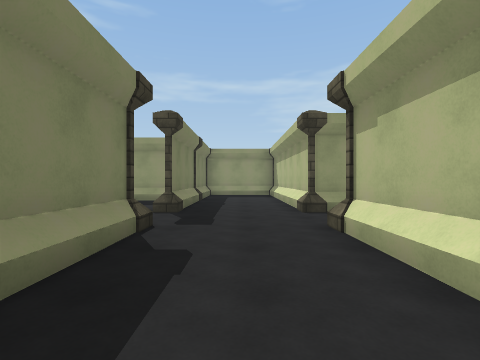
view 1 (above)

24 first-person views from a walk through a 3-D level made in the Unity game engine. The camera is 1.3 m above the floor, looks level and sees 85° across. The floor is counted in squares, 2 m on a side. Each view is taken from the middle of a square. On the plan, view 1 faces up. The plan holds only what a view shows up to about 9 squares ahead; the rest is blank. The place goes on beyond the plan. The player is left out. Door leaves are left out, so doorways stand open. Surface patterns are stand-ins for the level's own textures.

view 2
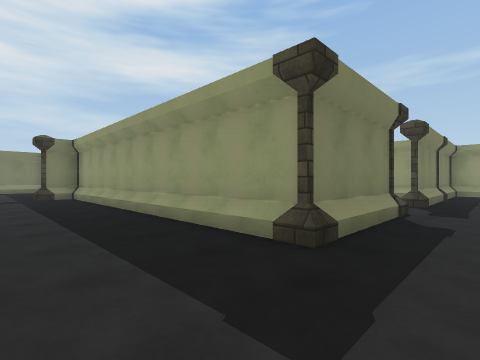

view 3
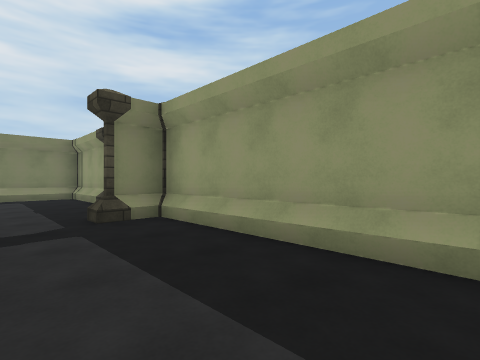

view 4
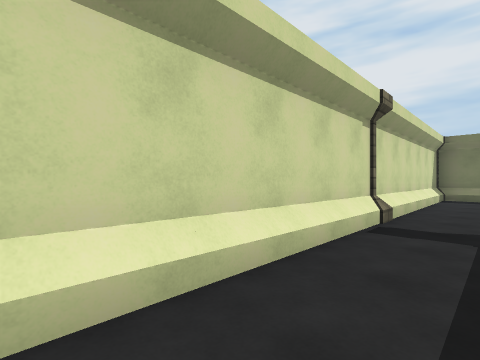

view 5
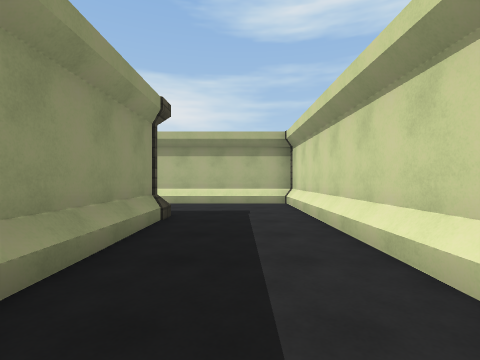

view 6
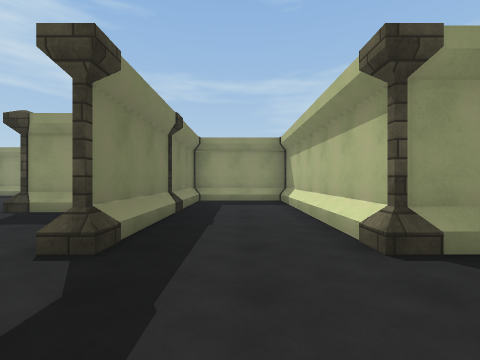

view 7
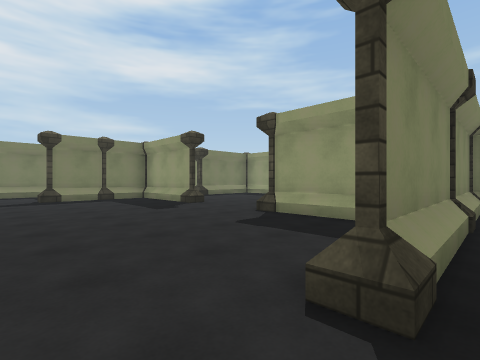

view 8
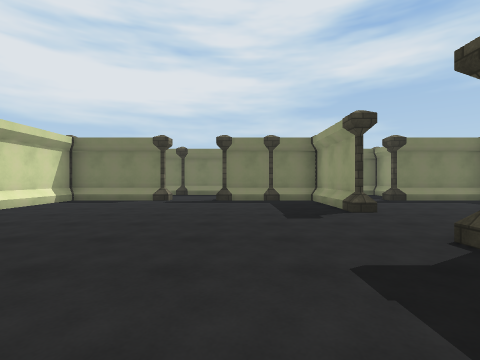

view 9
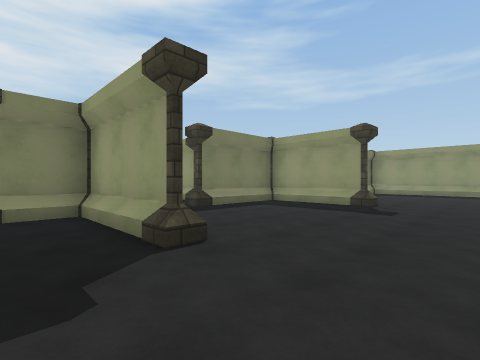

view 10
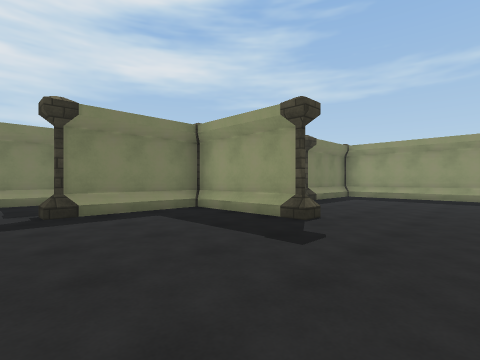

view 11
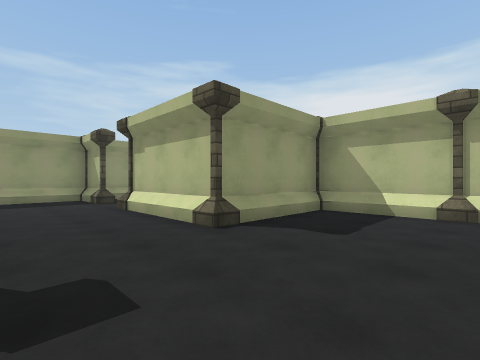

view 12
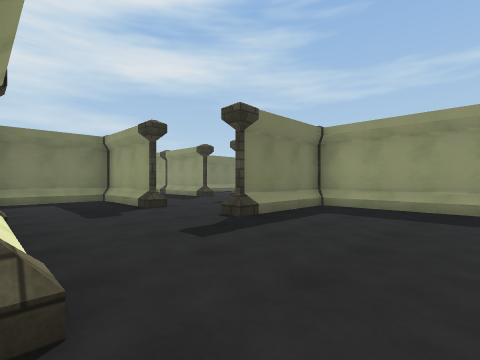

view 13
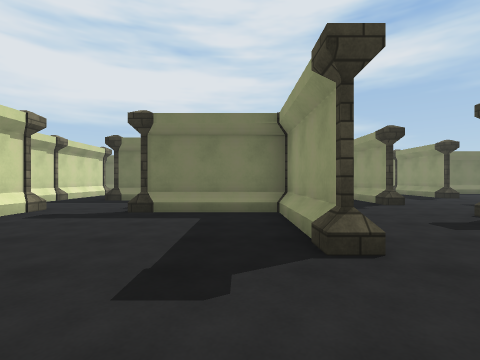

view 14
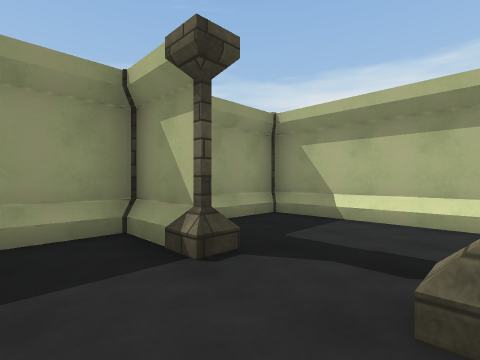

view 15
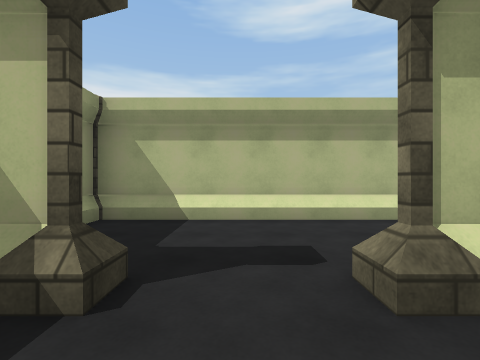

view 16
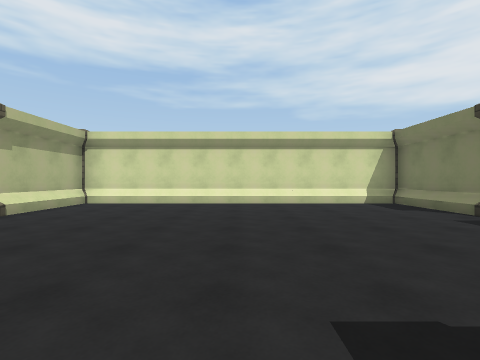

view 17
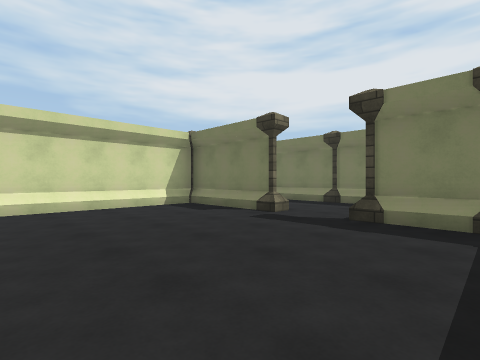

view 18
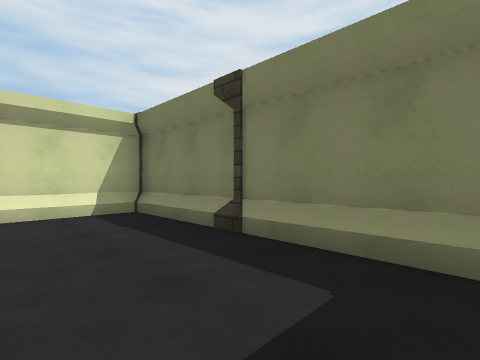

view 19
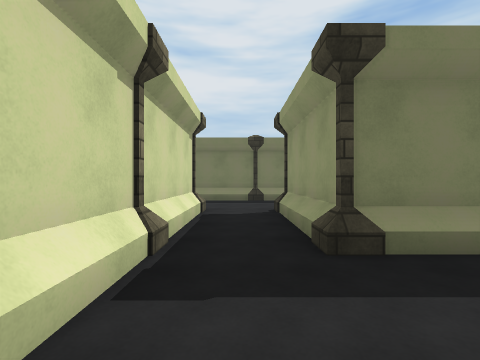

view 20
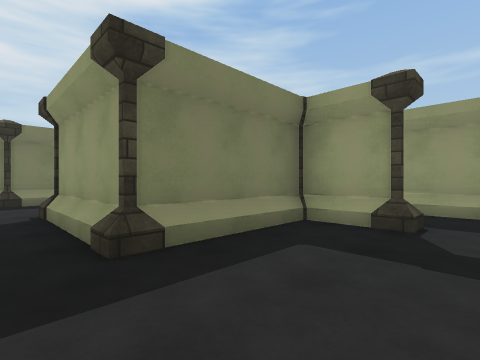

view 21
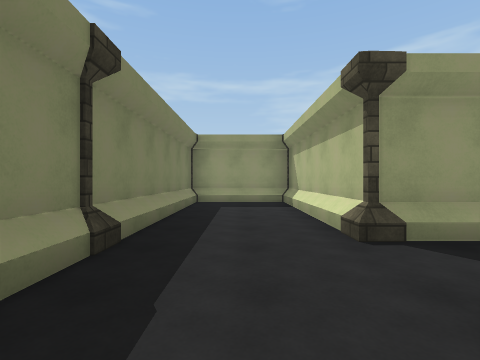

view 22
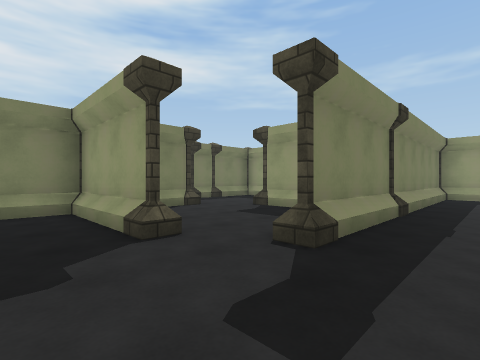

view 23
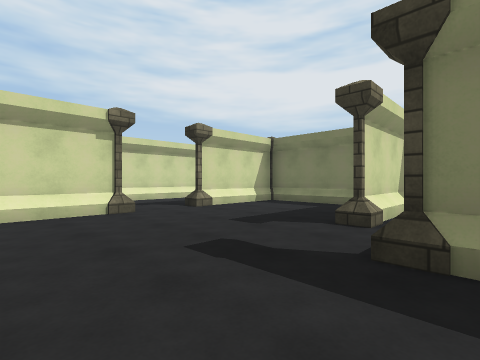

view 24
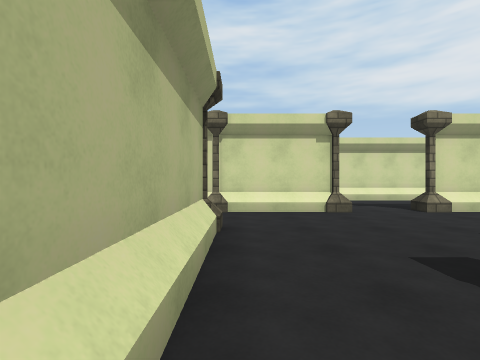

### Floor plan
Points are (right, up) in squares from view 1. A wall is a line through its corners. A room is listed if a view was taken in it or the views show most of it. See-through windows are left out.
Room 1 (views 1, 2, 3, 4, 5, 6, 7)
walls: (-4.4, -2.5) (0.5, -2.5); (-1.5, 3.5) (-1.5, 0.5) (-10.5, 0.5); (1.5, -2.5) (1.5, 3.5); (1.5, 5.5) (1.5, 10.4); (-14.4, 0.5) (-16.5, 0.5) (-16.5, -2.5) (-6, -2.5); (1.5, 11.5) (-1.5, 11.5) (-1.5, 5.6)
ways out: opening at (-1, 4.5) to room 2; open door at (2, 4.5)
objects: pillar (-14, 0) to (-13, 0); pillar (-11, -2) to (-10, -2); pillar (-11, -1) to (-10, -1); pillar (-11, 0); pillar (-2, 5) to (-1, 5); pillar (-1, 0); pillar (-1, 8); pillar (1, -3) to (2, -3); pillar (1, 4); pillar (1, 5)
Room 2 (views 8, 9, 10, 11, 12, 13, 14, 15, 16, 17, 19, 20)
walls: (-7.6, 8.5) (-10.5, 8.5) (-9.9, 8.5); (-7.5, 14) (-11.4, 14); (-10.5, 8.5) (-10.5, 5.5); (-10.5, 13.5) (-10.5, 11.4); (-13.5, 11.5) (-13.5, 9); (-2.1, 8.5) (-4.5, 8.5); (-1.5, 11.1) (-1.5, 13.5); (-1.6, 14) (-4.5, 14) (-4.5, 16.4); (-12.4, 17) (-14.4, 17); (-10.5, 3.5) (-10.5, 0.5); (-15, 16.5) (-15, 14.4); (-4.5, 19.4) (-4.5, 20.5); (-3.5, 20.5) (-9.5, 20.5) (-9.5, 17.6); (-10, 0.5) (-1.5, 0.5) (-1.5, 3.1)
ways out: opening at (-1, 4.5) to room 1; opening at (-10, 5) to room 3; open door at (-10, 4) to room 3; open door at (-4.5, 18) to room 6; opening at (-13.5, 20); opening at (-13, 8); opening at (-11.5, 12)
objects: pillar (-15, 17); pillar (-13, 9); pillar (-12, 12); pillar (-12, 17); pillar (-11, 9); pillar (-11, 14); pillar (-10, 7); pillar (-10, 11); pillar (-10, 17) to (-9, 17); pillar (-7, 8) to (-7, 9); pillar (-7, 14); pillar (-5, 8) to (-5, 9); pillar (-5, 14); pillar (-5, 20); pillar (-4, 17); pillar (-4, 19); pillar (-2, 4); pillar (-2, 11) to (-2, 12)
Room 3 (view 18)
walls: (-13.5, 6) (-13.5, 0.6); (-12.5, 0.5) (-10, 0.5)
ways out: opening at (-10, 5) to room 2; open door at (-10, 4) to room 2
objects: pillar (-11, 4); pillar (-11, 5) to (-10, 5)
Room 4 (views 21, 22, 23, 24)
walls: (-23.6, 4.5) (-21.4, 4.5) (-24, 4.5) (-24, 1.5); (-23.5, 0.5) (-21.4, 0.5); (-18.5, 0.5) (-16.5, 0.5); (-21.5, 8.5) (-22.5, 8.5); (-19.5, 8.5) (-19.5, 5.5); (-16.5, 2.5) (-16.5, 5.5); (-21.6, -2.5) (-20.1, -2.5)
low walls: (-21.5, 4.3) (-22.4, 4.3); (-22.5, 4.3) (-23.4, 4.3); (-21.2, 8.3) (-22.2, 8.3)
ways out: opening at (-18, 8) to room 5; open door at (-16.5, 8) to room 5; opening at (-23.5, 9.5); opening at (-22.5, -1.5); opening at (-16, 1.5)
objects: pillar (-24, 5); pillar (-24, 7); pillar (-23, 8) to (-23, 9); pillar (-21, 0); pillar (-21, 4); pillar (-20, 5) to (-19, 5); pillar (-19, 0); pillar (-19, 8); other object (-17, -3) to (-16, -3); pillar (-17, 1); pillar (-17, 2) to (-16, 2); pillar (-17, 7)
Room 5 (no view inside)
walls: (-16.5, 9) (-16.5, 14); (-17.5, 14) (-19.5, 14) (-19.5, 8.5)
ways out: opening at (-18, 8) to room 4; open door at (-16.5, 8) to room 4
objects: pillar (-17, 9); other object (-17, 14)
Room 6 (no view inside)
walls: (-1.5, 15.2) (-1.5, 18.5)
ways out: open door at (-4.5, 18) to room 2; opening at (-2.5, 18) to room 7
Room 7 (no view inside)
walls: (-1.5, 18.5) (-1.5, 19.5); (-1.5, 20.5) (-3.5, 20.5)
ways out: opening at (-2.5, 18) to room 6

Where each view was taken, in squares from view 1:
view 1: 0 up, 0 right, facing up
view 2: 2 down, 0 right, facing up-left
view 3: 2 down, 6 left, facing up-left
view 4: 1 down, 6 left, facing down-left
view 5: 1 down, 6 left, facing right
view 6: 3 up, 0 right, facing up
view 7: 4 up, 1 left, facing up-left
view 8: 6 up, 2 left, facing left
view 9: 7 up, 5 left, facing up-left
view 10: 10 up, 5 left, facing up-left
view 11: 11 up, 7 left, facing up-right
view 12: 14 up, 6 left, facing up-left
view 13: 13 up, 5 left, facing left
view 14: 17 up, 6 left, facing up-right
view 15: 18 up, 6 left, facing right
view 16: 8 up, 6 left, facing down
view 17: 7 up, 6 left, facing down-left
view 18: 6 up, 11 left, facing down-left
view 19: 8 up, 11 left, facing left
view 20: 8 up, 11 left, facing up-left
view 21: 6 up, 18 left, facing up
view 22: 3 up, 18 left, facing up-left
view 23: 6 up, 17 left, facing down-left
view 24: 6 up, 17 left, facing down
